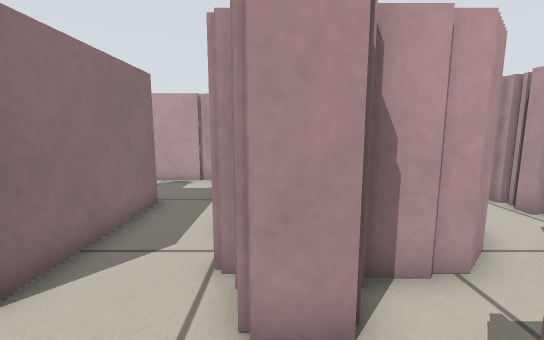
[1] (above)

24 first-person views from a walk through a Stage world. The camera is 0.57 m above the floor, tilts 8° down and sees 90° across. Floor lines are 1 m apart. The floor is counted in squares, 0.25 m on a side. Each view is taken from the middle of a square. On the plan, view 1 faces up. The plan holds only what a view shows up to about 17 squares ahead; the rest is blank. The place goes on beyond the plan. The robots in the file are not drawn.

[2]
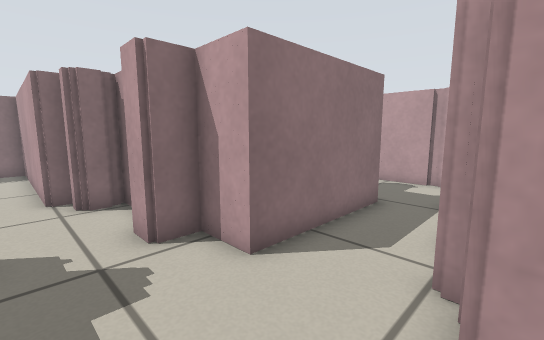

[3]
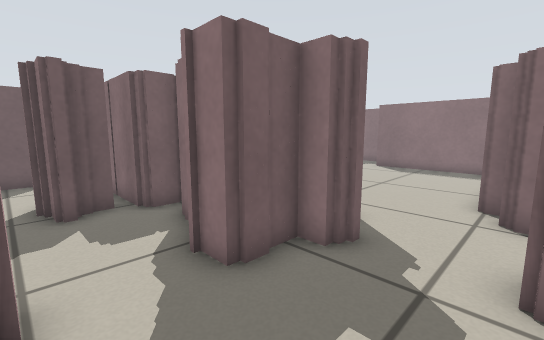

[4]
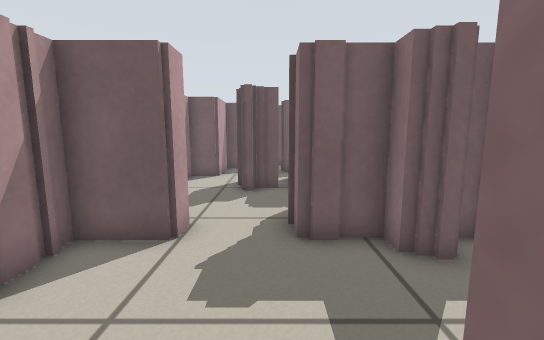

[5]
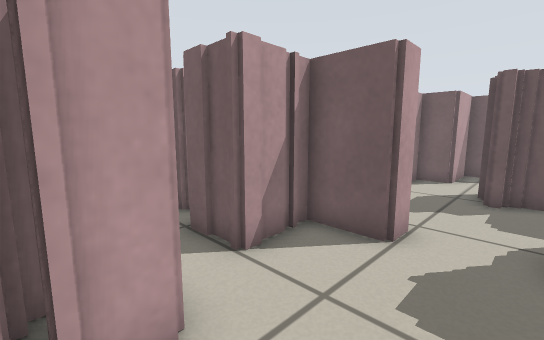

[6]
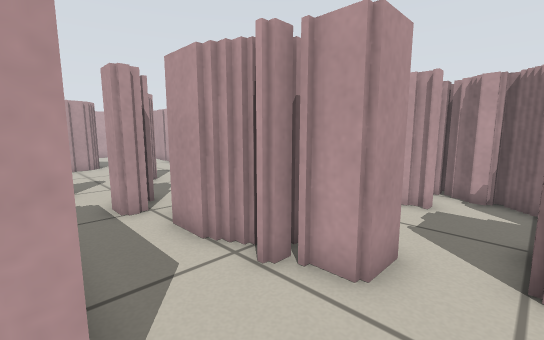

[7]
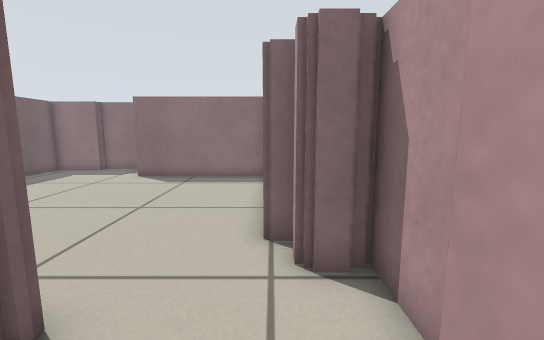

[8]
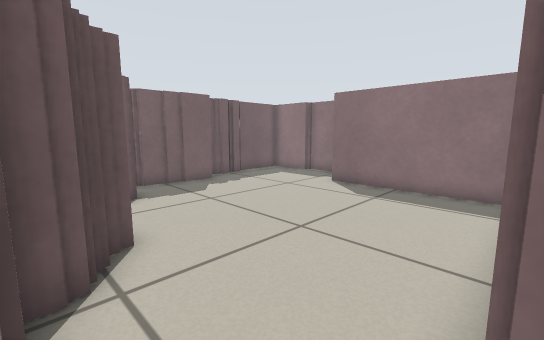

[9]
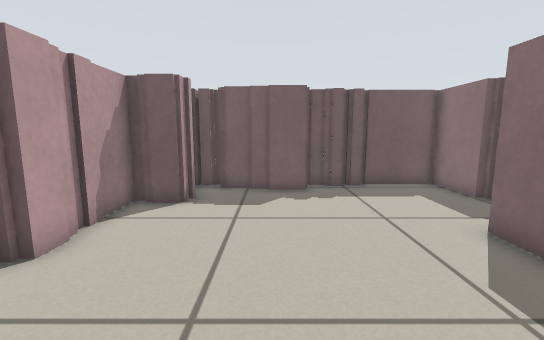

[10]
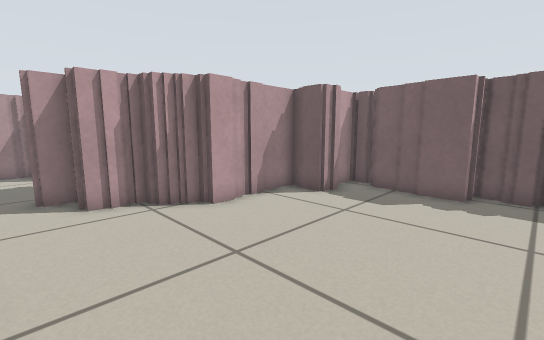

[11]
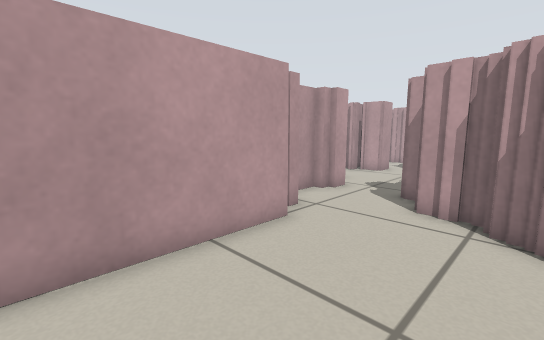

[12]
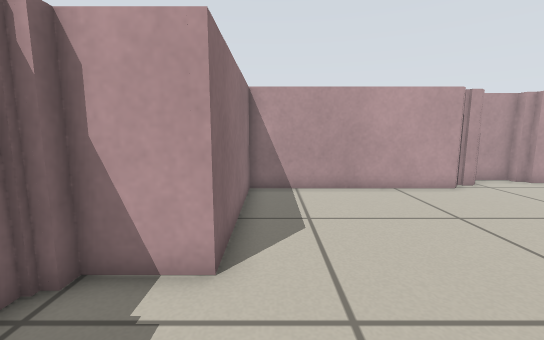

[13]
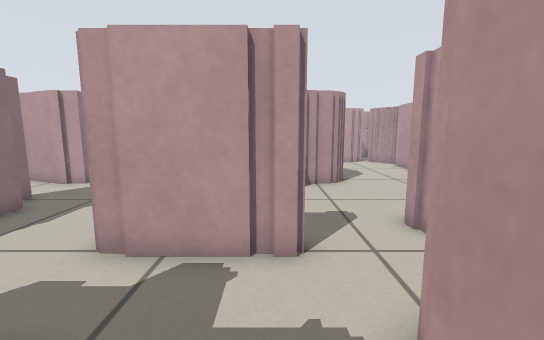

[14]
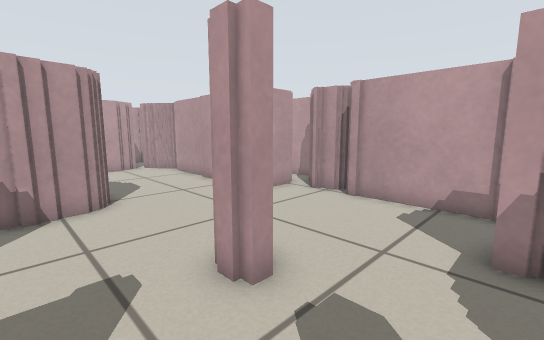

[15]
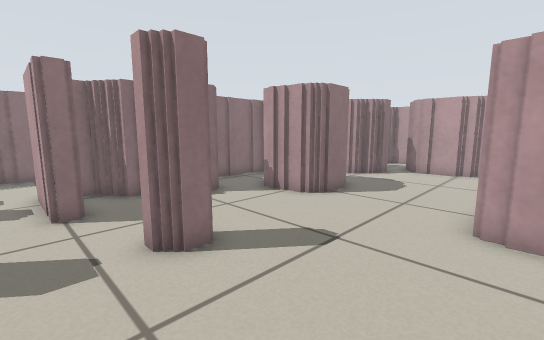

[16]
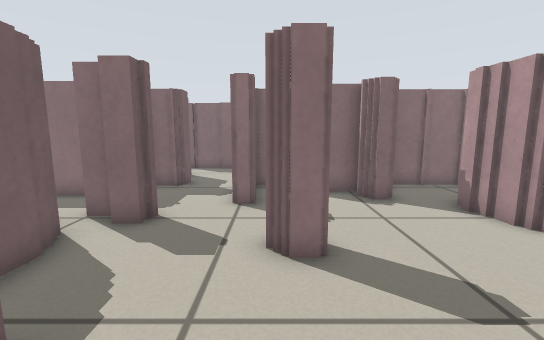

[17]
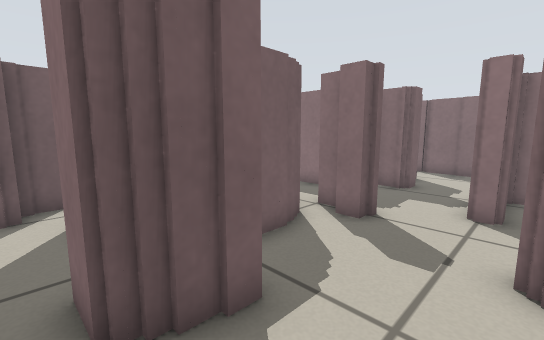

[18]
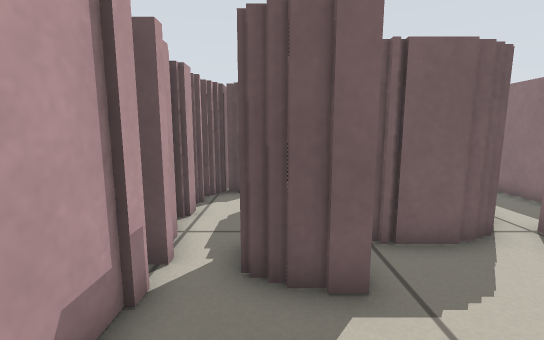

[19]
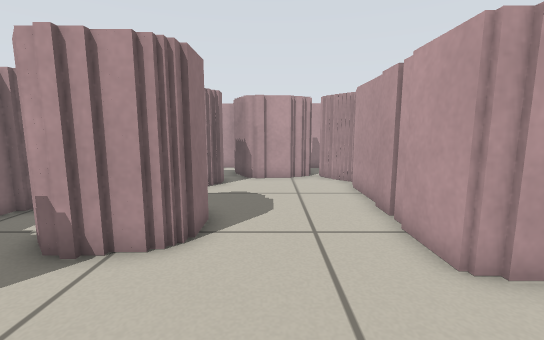

[20]
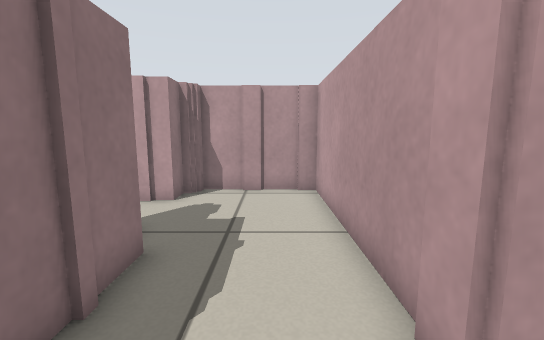

[21]
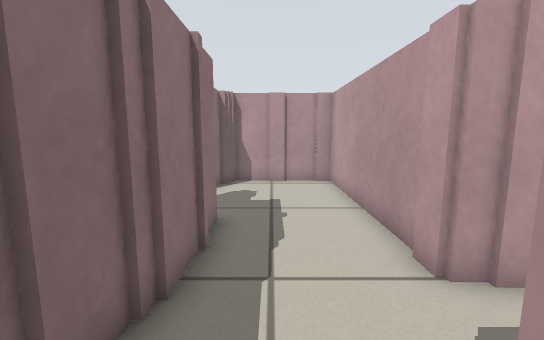

[22]
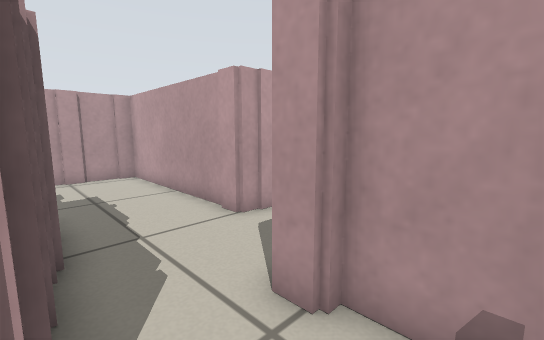

[23]
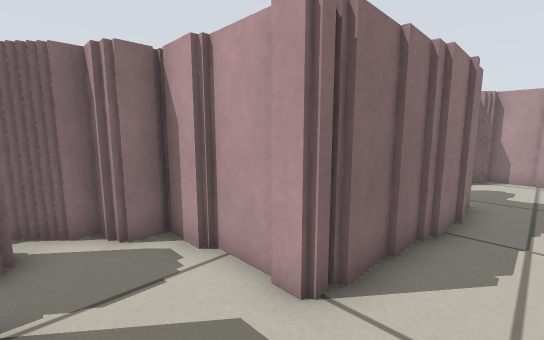

[24]
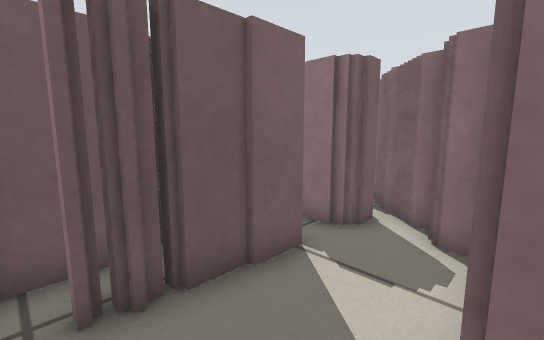

### Floor plan
Key: @ floor where view 1 was taken; # wall or solid block; . floor.
Columns run from 21 left of view 1 to 8 right of it. Each row starts with its distance up from view 1.
 29                       #####
 28                      ####.##
 27                     ##.....#
 26                    ##.....##
 25                     ......#
 24                     ......#
 23                 #    #....#
 22           #######.   #....#
 21        #  #... ##.   #....#
 20        ####....#..####....#
 19         .......# .........###
 18          ......#  #.........##
 17           #....####.........##
 16           ##...###..........#
 15           ##...###...##.....#
 14           ##...##....##.....#
 13           ##...####.........#
 12           #.................#
 11           #..............##.#
 10           #..####..##.#####.#
  9       #####..#####.###### ..##
  8      ##......#   #..#     ..##
  7      #.......#   #..#      ..
  6      ##.##  .    #..#      .#
  5       #. ####    #..##  ##.##
  4       #   ###    #..#####.####
  3            #######...##.....#
  2            ##.###...........#
  1   ##########..........###. ##
  0   #..................@# ###
 -1   #...........### ... #
 -2   #..........#####...##
 -3   #..........#   #...#
 -4   #.........##   #...
 -5   #........##    #....
 -6 ###........##   ##....
 -7 #..........##    ###..
 -8 #...........#    ###...
 -9 #.........###    #  ..#
-10 #.........#        ..##
-11 #.....#####        ..#
-12 #######  ##        ..#
-13                    ###

Where each view was taken, in squares from view 1:
view 1: 0 up, 0 right, facing up
view 2: 0 up, 0 right, facing up-left
view 3: 2 up, 1 left, facing down-left
view 4: 4 up, 3 left, facing down
view 5: 4 up, 3 left, facing down-right
view 6: 1 up, 4 left, facing up-right
view 7: 1 up, 5 left, facing left
view 8: 1 up, 8 left, facing down-left
view 9: 0 up, 14 left, facing down
view 10: 0 up, 17 left, facing down-right
view 11: 4 down, 16 left, facing up-right
view 12: 10 down, 18 left, facing up
view 13: 8 up, 3 left, facing up
view 14: 11 up, 2 left, facing up-right
view 15: 12 up, 6 right, facing up-left
view 16: 14 up, 6 right, facing left
view 17: 14 up, 6 right, facing down-left
view 18: 15 up, 5 right, facing down
view 19: 15 up, 2 right, facing up
view 20: 11 up, 8 left, facing up
view 21: 9 up, 9 left, facing up
view 22: 7 up, 11 left, facing up-right
view 23: 6 up, 9 left, facing up-left
view 24: 9 up, 9 left, facing down-left
